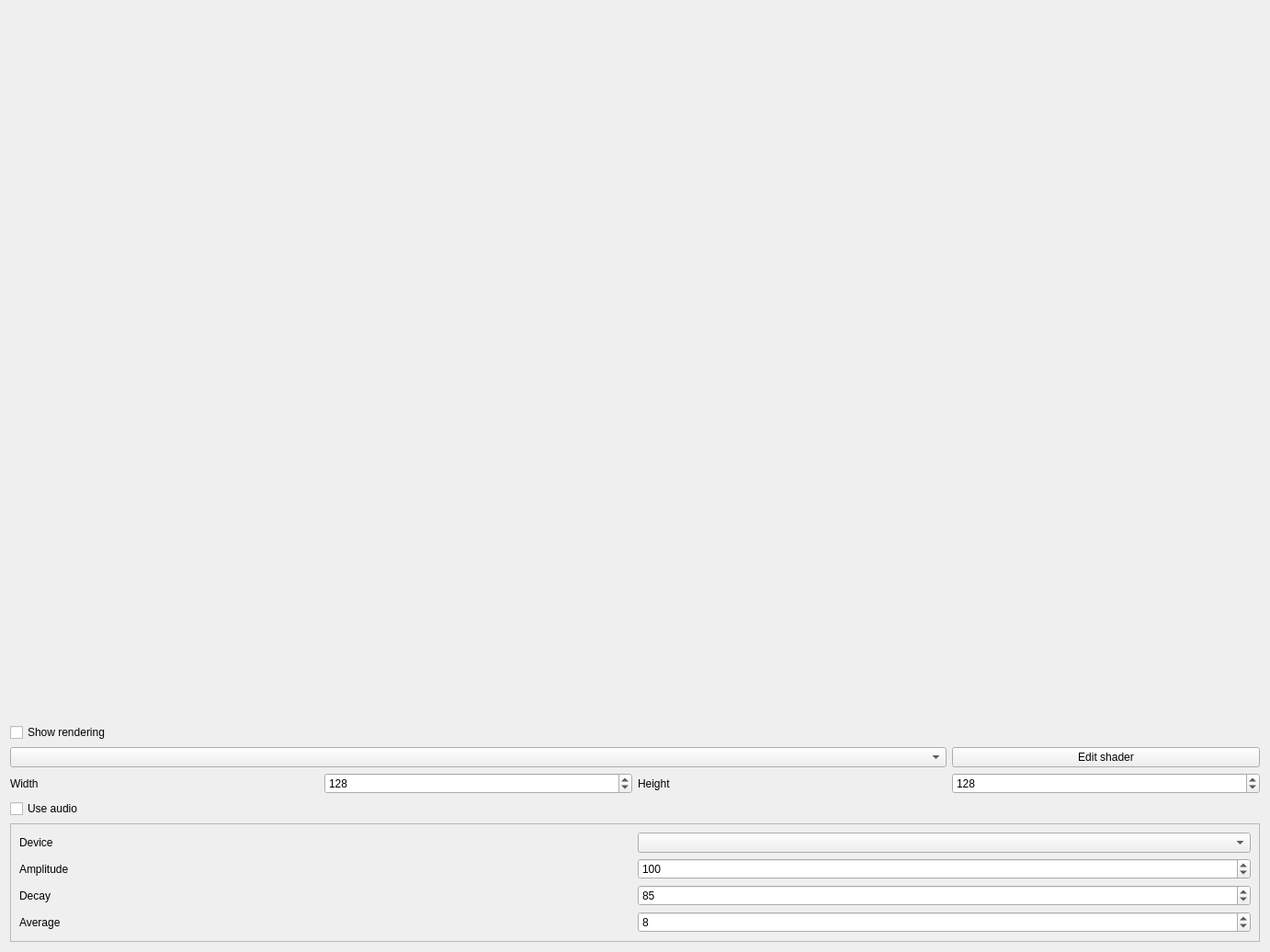
<?xml version="1.0" encoding="UTF-8"?>
<ui version="4.0">
 <class>Shaders</class>
 <widget class="QWidget" name="Shaders">
  <property name="geometry">
   <rect>
    <x>0</x>
    <y>0</y>
    <width>1382</width>
    <height>1036</height>
   </rect>
  </property>
  <property name="windowTitle">
   <string>Form</string>
  </property>
  <layout class="QGridLayout" name="gridLayout">
   <item row="7" column="0">
    <widget class="QCheckBox" name="use_audio">
     <property name="text">
      <string>Use audio</string>
     </property>
    </widget>
   </item>
   <item row="1" column="0" colspan="4">
    <widget class="QLabel" name="preview">
     <property name="text">
      <string/>
     </property>
    </widget>
   </item>
   <item row="6" column="3">
    <widget class="QSpinBox" name="height">
     <property name="minimum">
      <number>1</number>
     </property>
     <property name="maximum">
      <number>512</number>
     </property>
     <property name="value">
      <number>128</number>
     </property>
    </widget>
   </item>
   <item row="4" column="3">
    <widget class="QPushButton" name="edit">
     <property name="text">
      <string>Edit shader</string>
     </property>
    </widget>
   </item>
   <item row="6" column="0">
    <widget class="QLabel" name="label">
     <property name="text">
      <string>Width</string>
     </property>
    </widget>
   </item>
   <item row="4" column="0" colspan="3">
    <widget class="QComboBox" name="shaders"/>
   </item>
   <item row="6" column="1">
    <widget class="QSpinBox" name="width">
     <property name="minimum">
      <number>1</number>
     </property>
     <property name="maximum">
      <number>512</number>
     </property>
     <property name="value">
      <number>128</number>
     </property>
    </widget>
   </item>
   <item row="6" column="2">
    <widget class="QLabel" name="label_2">
     <property name="text">
      <string>Height</string>
     </property>
    </widget>
   </item>
   <item row="0" column="0" colspan="4">
    <spacer name="verticalSpacer">
     <property name="orientation">
      <enum>Qt::Vertical</enum>
     </property>
     <property name="sizeHint" stdset="0">
      <size>
       <width>20</width>
       <height>40</height>
      </size>
     </property>
    </spacer>
   </item>
   <item row="8" column="0" colspan="4">
    <widget class="QFrame" name="audio_frame">
     <property name="minimumSize">
      <size>
       <width>0</width>
       <height>20</height>
      </size>
     </property>
     <property name="frameShape">
      <enum>QFrame::StyledPanel</enum>
     </property>
     <property name="frameShadow">
      <enum>QFrame::Raised</enum>
     </property>
     <layout class="QGridLayout" name="gridLayout_2">
      <item row="2" column="1">
       <widget class="QSpinBox" name="decay">
        <property name="maximum">
         <number>100</number>
        </property>
        <property name="value">
         <number>85</number>
        </property>
       </widget>
      </item>
      <item row="0" column="1">
       <widget class="QComboBox" name="audio_device"/>
      </item>
      <item row="1" column="1">
       <widget class="QSpinBox" name="amplitude">
        <property name="maximum">
         <number>10000000</number>
        </property>
        <property name="value">
         <number>100</number>
        </property>
       </widget>
      </item>
      <item row="3" column="1">
       <widget class="QSpinBox" name="average">
        <property name="minimum">
         <number>1</number>
        </property>
        <property name="maximum">
         <number>256</number>
        </property>
        <property name="singleStep">
         <number>1</number>
        </property>
        <property name="value">
         <number>8</number>
        </property>
       </widget>
      </item>
      <item row="2" column="0">
       <widget class="QLabel" name="label_3">
        <property name="text">
         <string>Decay</string>
        </property>
       </widget>
      </item>
      <item row="1" column="0">
       <widget class="QLabel" name="label_4">
        <property name="text">
         <string>Amplitude</string>
        </property>
       </widget>
      </item>
      <item row="0" column="0">
       <widget class="QLabel" name="label_5">
        <property name="text">
         <string>Device</string>
        </property>
       </widget>
      </item>
      <item row="3" column="0">
       <widget class="QLabel" name="label_6">
        <property name="text">
         <string>Average</string>
        </property>
       </widget>
      </item>
     </layout>
    </widget>
   </item>
   <item row="3" column="0">
    <widget class="QCheckBox" name="show_rendering">
     <property name="text">
      <string>Show rendering</string>
     </property>
    </widget>
   </item>
  </layout>
 </widget>
 <resources/>
 <connections/>
</ui>
